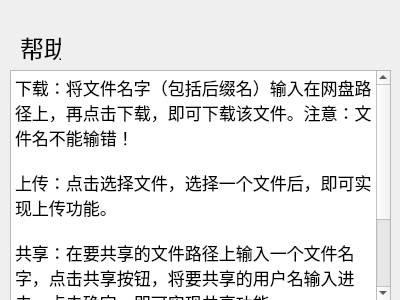
<?xml version="1.0" encoding="UTF-8"?>
<ui version="4.0">
 <class>help</class>
 <widget class="QDialog" name="help">
  <property name="geometry">
   <rect>
    <x>0</x>
    <y>0</y>
    <width>400</width>
    <height>300</height>
   </rect>
  </property>
  <property name="windowTitle">
   <string>Dialog</string>
  </property>
  <widget class="QTextEdit" name="textEdit">
   <property name="geometry">
    <rect>
     <x>10</x>
     <y>70</y>
     <width>381</width>
     <height>231</height>
    </rect>
   </property>
   <property name="html">
    <string>&lt;!DOCTYPE HTML PUBLIC &quot;-//W3C//DTD HTML 4.0//EN&quot; &quot;http://www.w3.org/TR/REC-html40/strict.dtd&quot;&gt;
&lt;html&gt;&lt;head&gt;&lt;meta name=&quot;qrichtext&quot; content=&quot;1&quot; /&gt;&lt;style type=&quot;text/css&quot;&gt;
p, li { white-space: pre-wrap; }
&lt;/style&gt;&lt;/head&gt;&lt;body style=&quot; font-family:'.SF NS Text'; font-size:13pt; font-weight:400; font-style:normal;&quot;&gt;
&lt;p style=&quot; margin-top:0px; margin-bottom:0px; margin-left:0px; margin-right:0px; -qt-block-indent:0; text-indent:0px;&quot;&gt;下载：将文件名字（包括后缀名）输入在网盘路径上，再点击下载，即可下载该文件。注意：文件名不能输错！&lt;/p&gt;
&lt;p style=&quot;-qt-paragraph-type:empty; margin-top:0px; margin-bottom:0px; margin-left:0px; margin-right:0px; -qt-block-indent:0; text-indent:0px;&quot;&gt;&lt;br /&gt;&lt;/p&gt;
&lt;p style=&quot; margin-top:0px; margin-bottom:0px; margin-left:0px; margin-right:0px; -qt-block-indent:0; text-indent:0px;&quot;&gt;上传：点击选择文件，选择一个文件后，即可实现上传功能。&lt;/p&gt;
&lt;p style=&quot;-qt-paragraph-type:empty; margin-top:0px; margin-bottom:0px; margin-left:0px; margin-right:0px; -qt-block-indent:0; text-indent:0px;&quot;&gt;&lt;br /&gt;&lt;/p&gt;
&lt;p style=&quot; margin-top:0px; margin-bottom:0px; margin-left:0px; margin-right:0px; -qt-block-indent:0; text-indent:0px;&quot;&gt;共享：在要共享的文件路径上输入一个文件名字，点击共享按钮，将要共享的用户名输入进去，点击确定，即可实现共享功能。&lt;/p&gt;
&lt;p style=&quot;-qt-paragraph-type:empty; margin-top:0px; margin-bottom:0px; margin-left:0px; margin-right:0px; -qt-block-indent:0; text-indent:0px;&quot;&gt;&lt;br /&gt;&lt;/p&gt;
&lt;p style=&quot; margin-top:0px; margin-bottom:0px; margin-left:0px; margin-right:0px; -qt-block-indent:0; text-indent:0px;&quot;&gt;删除：在网盘路径上输入文件的名字，再点击删除按钮，即可实现删除。注意：文件名不能输错！&lt;/p&gt;&lt;/body&gt;&lt;/html&gt;</string>
   </property>
  </widget>
  <widget class="QLabel" name="label">
   <property name="geometry">
    <rect>
     <x>20</x>
     <y>30</y>
     <width>41</width>
     <height>31</height>
    </rect>
   </property>
   <property name="text">
    <string>&lt;html&gt;&lt;head/&gt;&lt;body&gt;&lt;p&gt;&lt;span style=&quot; font-size:18pt;&quot;&gt;帮助&lt;/span&gt;&lt;/p&gt;&lt;/body&gt;&lt;/html&gt;</string>
   </property>
  </widget>
 </widget>
 <resources/>
 <connections/>
</ui>
